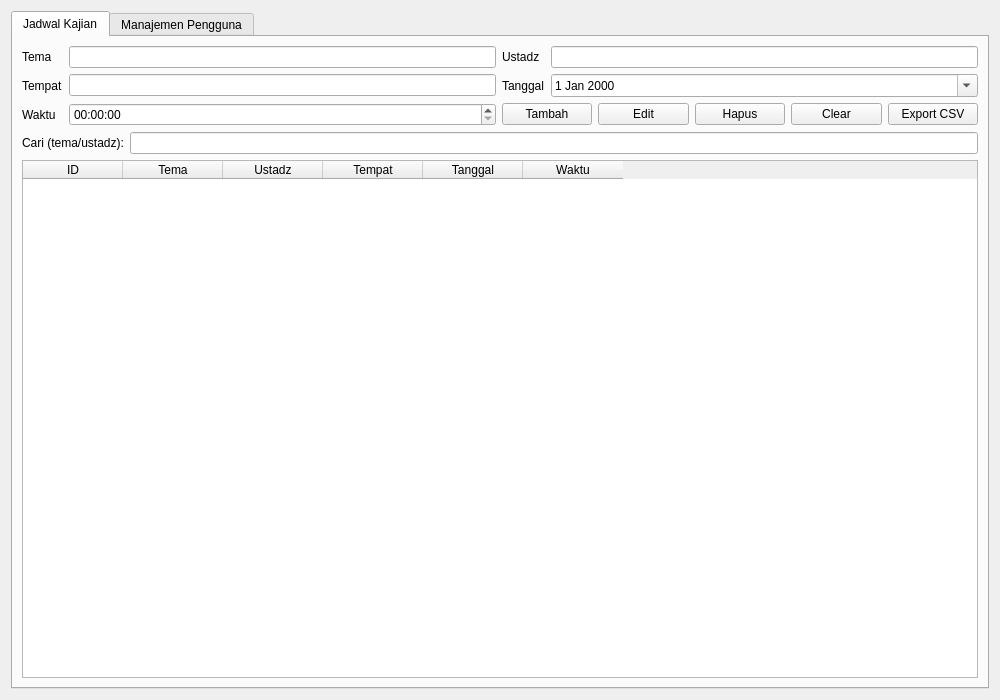
<?xml version="1.0" encoding="UTF-8"?>
<ui version="4.0">
 <class>MainForm</class>
 <widget class="QWidget" name="MainForm">
  <property name="geometry">
   <rect>
    <x>0</x>
    <y>0</y>
    <width>1000</width>
    <height>700</height>
   </rect>
  </property>
  <property name="windowTitle">
   <string>Aplikasi Jadwal Kajian</string>
  </property>
  <layout class="QVBoxLayout" name="verticalLayout">
   <item>
    <widget class="QTabWidget" name="tabWidget">
     <property name="tabPosition">
      <enum>QTabWidget::North</enum>
     </property>
     <!-- Tab 1: Kajian -->
     <widget class="QWidget" name="tab_kajian">
      <attribute name="title">
       <string>Jadwal Kajian</string>
      </attribute>
      <layout class="QVBoxLayout" name="verticalLayout_kajian">
       <item>
        <layout class="QGridLayout" name="gridForm_kajian">
         <item row="0" column="0">
          <widget class="QLabel" name="label_tema">
           <property name="text"><string>Tema</string></property>
          </widget>
         </item>
         <item row="0" column="1">
          <widget class="QLineEdit" name="edit_tema"/>
         </item>
         <item row="0" column="2">
          <widget class="QLabel" name="label_ustadz">
           <property name="text"><string>Ustadz</string></property>
          </widget>
         </item>
         <item row="0" column="3">
          <widget class="QLineEdit" name="edit_ustadz"/>
         </item>
         <item row="1" column="0">
          <widget class="QLabel" name="label_tempat">
           <property name="text"><string>Tempat</string></property>
          </widget>
         </item>
         <item row="1" column="1">
          <widget class="QLineEdit" name="edit_tempat"/>
         </item>
         <item row="1" column="2">
          <widget class="QLabel" name="label_tanggal">
           <property name="text"><string>Tanggal</string></property>
          </widget>
         </item>
         <item row="1" column="3">
          <widget class="QDateEdit" name="edit_tanggal">
           <property name="calendarPopup"><bool>true</bool></property>
          </widget>
         </item>
         <item row="2" column="0">
          <widget class="QLabel" name="label_waktu">
           <property name="text"><string>Waktu</string></property>
          </widget>
         </item>
         <item row="2" column="1">
          <widget class="QTimeEdit" name="edit_waktu"/>
         </item>
         <item row="2" column="2" colspan="2">
          <layout class="QHBoxLayout" name="hButtons_kajian">
           <item>
            <widget class="QPushButton" name="btn_tambah_kajian">
             <property name="text"><string>Tambah</string></property>
            </widget>
           </item>
           <item>
            <widget class="QPushButton" name="btn_edit_kajian">
             <property name="text"><string>Edit</string></property>
            </widget>
           </item>
           <item>
            <widget class="QPushButton" name="btn_hapus_kajian">
             <property name="text"><string>Hapus</string></property>
            </widget>
           </item>
           <item>
            <widget class="QPushButton" name="btn_clear_kajian">
             <property name="text"><string>Clear</string></property>
            </widget>
           </item>
           <item>
            <widget class="QPushButton" name="btn_export_kajian">
             <property name="text"><string>Export CSV</string></property>
            </widget>
           </item>
          </layout>
         </item>
        </layout>
       </item>
       <item>
        <layout class="QHBoxLayout" name="searchRow_kajian">
         <item>
          <widget class="QLabel" name="label_search_kajian">
           <property name="text"><string>Cari (tema/ustadz):</string></property>
          </widget>
         </item>
         <item>
          <widget class="QLineEdit" name="edit_search_kajian"/>
         </item>
        </layout>
       </item>
       <item>
        <widget class="QTableWidget" name="table_kajian">
         <property name="columnCount">
          <number>6</number>
         </property>
         <property name="rowCount">
          <number>0</number>
         </property>
         <column>
          <property name="text"><string>ID</string></property>
         </column>
         <column>
          <property name="text"><string>Tema</string></property>
         </column>
         <column>
          <property name="text"><string>Ustadz</string></property>
         </column>
         <column>
          <property name="text"><string>Tempat</string></property>
         </column>
         <column>
          <property name="text"><string>Tanggal</string></property>
         </column>
         <column>
          <property name="text"><string>Waktu</string></property>
         </column>
        </widget>
       </item>
      </layout>
     </widget>
     <!-- Tab 2: Pengguna (Manajemen User) -->
     <widget class="QWidget" name="tab_pengguna">
      <attribute name="title">
       <string>Manajemen Pengguna</string>
      </attribute>
      <layout class="QVBoxLayout" name="verticalLayout_pengguna">
       <item>
        <layout class="QGridLayout" name="gridForm_pengguna">
         <item row="0" column="0">
          <widget class="QLabel" name="label_nama_user">
           <property name="text"><string>Nama</string></property>
          </widget>
         </item>
         <item row="0" column="1">
          <widget class="QLineEdit" name="edit_nama_user"/>
         </item>
         <item row="0" column="2">
          <widget class="QLabel" name="label_username_user">
           <property name="text"><string>Username</string></property>
          </widget>
         </item>
         <item row="0" column="3">
          <widget class="QLineEdit" name="edit_username_user"/>
         </item>
         <item row="1" column="0">
          <widget class="QLabel" name="label_password_user">
           <property name="text"><string>Password</string></property>
          </widget>
         </item>
         <item row="1" column="1">
          <widget class="QLineEdit" name="edit_password_user">
           <property name="echoMode"><enum>QLineEdit::Password</enum></property>
          </widget>
         </item>
         <item row="1" column="2">
          <widget class="QLabel" name="label_password_confirm">
           <property name="text"><string>Konfirmasi Password</string></property>
          </widget>
         </item>
         <item row="1" column="3">
          <widget class="QLineEdit" name="edit_password_confirm">
           <property name="echoMode"><enum>QLineEdit::Password</enum></property>
          </widget>
         </item>
         <item row="2" column="0">
          <widget class="QLabel" name="label_peran_user">
           <property name="text"><string>Peran</string></property>
          </widget>
         </item>
         <item row="2" column="1">
          <widget class="QComboBox" name="combo_peran_user">
           <item>
            <property name="text"><string>admin</string></property>
           </item>
           <item>
            <property name="text"><string>petugas</string></property>
           </item>
          </widget>
         </item>
         <item row="2" column="2" colspan="2">
          <layout class="QHBoxLayout" name="hButtons_pengguna">
           <item>
            <widget class="QPushButton" name="btn_tambah_user">
             <property name="text"><string>Tambah</string></property>
            </widget>
           </item>
           <item>
            <widget class="QPushButton" name="btn_edit_user">
             <property name="text"><string>Edit</string></property>
            </widget>
           </item>
           <item>
            <widget class="QPushButton" name="btn_hapus_user">
             <property name="text"><string>Hapus</string></property>
            </widget>
           </item>
           <item>
            <widget class="QPushButton" name="btn_clear_user">
             <property name="text"><string>Clear</string></property>
            </widget>
           </item>
          </layout>
         </item>
        </layout>
       </item>
       <item>
        <widget class="QTableWidget" name="table_user">
         <property name="columnCount">
          <number>4</number>
         </property>
         <property name="rowCount">
          <number>0</number>
         </property>
         <column>
          <property name="text"><string>ID</string></property>
         </column>
         <column>
          <property name="text"><string>Nama</string></property>
         </column>
         <column>
          <property name="text"><string>Username</string></property>
         </column>
         <column>
          <property name="text"><string>Peran</string></property>
         </column>
        </widget>
       </item>
      </layout>
     </widget>
    </widget>
   </item>
  </layout>
 </widget>
 <resources/>
 <connections/>
</ui>
